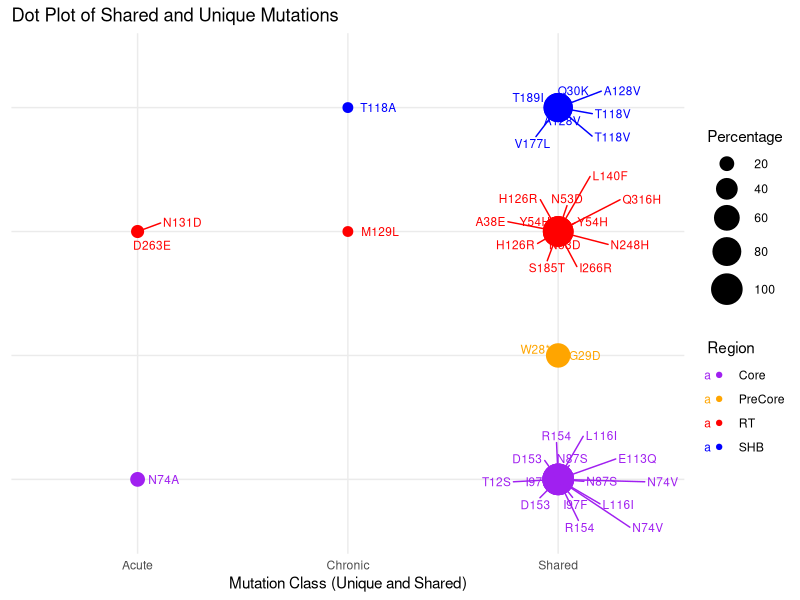

Here is the R script that generated this plot:
# Load necessary libraries
library(ggplot2)
library(tidyr)
library(dplyr)
library(ggrepel)  # For repelling labels to prevent overlap

# Load the dataset
mutations_data <- read.csv("Mutations_Unique_Shared.csv")

# Rename columns for easier manipulation
colnames(mutations_data) <- c('RT_Mutation', 'RT_Acute', 'RT_Chronic', 'RT_p_value',
                              'SHB_Mutation', 'SHB_Acute', 'SHB_Chronic', 'SHB_p_value',
                              'PreCore_Mutation', 'PreCore_Acute', 'PreCore_Chronic', 'PreCore_p_value',
                              'Core_Mutation', 'Core_Acute', 'Core_Chronic', 'Core_p_value')

# Convert relevant columns to numeric
mutations_data <- mutations_data %>%
  mutate(across(c(RT_Acute, RT_Chronic, SHB_Acute, SHB_Chronic, 
                  PreCore_Acute, PreCore_Chronic, Core_Acute, Core_Chronic), as.numeric))

# Classify mutations as "Shared", "Unique_Acute", or "Unique_Chronic"
mutations_data <- mutations_data %>%
  mutate(Mutation_Class = case_when(
    (RT_Acute > 0 & RT_Chronic > 0) |
      (SHB_Acute > 0 & SHB_Chronic > 0) |
      (PreCore_Acute > 0 & PreCore_Chronic > 0) |
      (Core_Acute > 0 & Core_Chronic > 0) ~ "Shared",
    
    (RT_Acute > 0 & (is.na(RT_Chronic) | RT_Chronic == 0)) | 
      (SHB_Acute > 0 & (is.na(SHB_Chronic) | SHB_Chronic == 0)) |
      (PreCore_Acute > 0 & (is.na(PreCore_Chronic) | PreCore_Chronic == 0)) |
      (Core_Acute > 0 & (is.na(Core_Chronic) | Core_Chronic == 0)) ~ "Unique_Acute",
    
    (RT_Chronic > 0 & (is.na(RT_Acute) | RT_Acute == 0)) | 
      (SHB_Chronic > 0 & (is.na(SHB_Acute) | SHB_Acute == 0)) |
      (PreCore_Chronic > 0 & (is.na(PreCore_Acute) | PreCore_Acute == 0)) |
      (Core_Chronic > 0 & (is.na(Core_Acute) | Core_Acute == 0)) ~ "Unique_Chronic",
    
    TRUE ~ NA_character_
  ))

# Reshape the data for plotting
mutations_long <- mutations_data %>%
  pivot_longer(cols = c(RT_Acute, RT_Chronic, SHB_Acute, SHB_Chronic, PreCore_Acute, PreCore_Chronic, Core_Acute, Core_Chronic),
               names_to = c("Region", "Cohort"),
               names_pattern = "(.*)_(.*)",
               values_to = "Percentage")

# Filter the data to include only mutations with >15% in either Acute or Chronic
mutations_long_filtered <- mutations_long %>%
  filter(Percentage > 15)

# Add a new column to set the x-axis category (Acute, Shared, Chronic)
mutations_long_filtered <- mutations_long_filtered %>%
  mutate(Category = case_when(
    Mutation_Class == "Unique_Acute" ~ "Acute",
    Mutation_Class == "Shared" ~ "Shared",
    Mutation_Class == "Unique_Chronic" ~ "Chronic"
  ))

# Create a combined column for mutation labels
mutations_long_filtered <- mutations_long_filtered %>%
  mutate(Mutation_Label = case_when(
    Region == "RT" ~ RT_Mutation,
    Region == "SHB" ~ SHB_Mutation,
    Region == "PreCore" ~ PreCore_Mutation,
    Region == "Core" ~ Core_Mutation
  ))

# Create the dot plot with labels for mutations
ggplot(mutations_long_filtered, aes(x = Category, y = Region, size = Percentage, color = Region, label = Mutation_Label)) +
  geom_point() +
  geom_text_repel(size = 3, max.overlaps = Inf, box.padding = 0.35, point.padding = 0.3, hjust = -0.3) +  # Label all mutations
  scale_size_continuous(range = c(3, 10)) +  # Make the size of points proportional to percentage
  labs(title = "Dot Plot of Shared and Unique Mutations",
       x = "Mutation Class (Unique and Shared)",
       y = NULL) +  # Remove the Y-axis label
  scale_color_manual(values = c("RT" = "red", "SHB" = "blue", "PreCore" = "orange", "Core" = "purple")) +  # Change PreCore to orange
  theme_minimal() +
  theme(axis.text.x = element_text(angle = 0, hjust = 0.5),
        axis.text.y = element_blank(),  # Remove y-axis text
        axis.ticks.y = element_blank())  # Remove y-axis ticks
